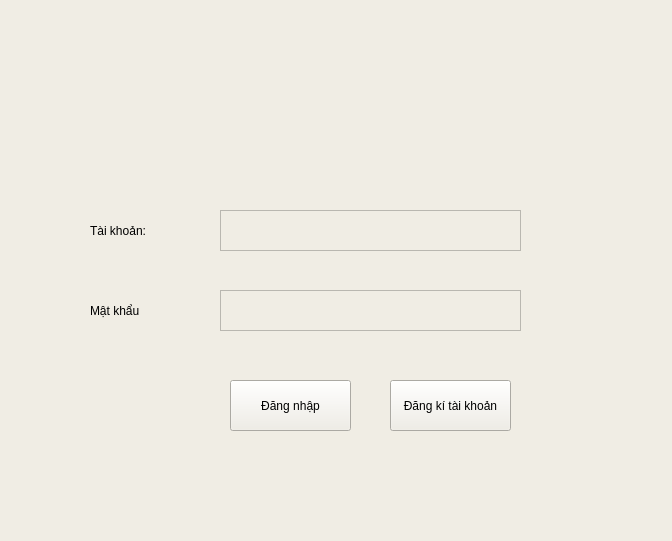
<?xml version="1.0" encoding="UTF-8"?>
<ui version="4.0">
 <class>MainWindow</class>
 <widget class="QMainWindow" name="MainWindow">
  <property name="geometry">
   <rect>
    <x>0</x>
    <y>0</y>
    <width>672</width>
    <height>541</height>
   </rect>
  </property>
  <property name="windowTitle">
   <string>MainWindow</string>
  </property>
  <property name="styleSheet">
   <string notr="true">background-color: #f0ede4;</string>
  </property>
  <widget class="QWidget" name="centralwidget">
   <widget class="QLabel" name="label1">
    <property name="geometry">
     <rect>
      <x>90</x>
      <y>210</y>
      <width>91</width>
      <height>41</height>
     </rect>
    </property>
    <property name="text">
     <string>Tài khoản: </string>
    </property>
   </widget>
   <widget class="QTextEdit" name="textEditTaiKhoan">
    <property name="geometry">
     <rect>
      <x>220</x>
      <y>210</y>
      <width>301</width>
      <height>41</height>
     </rect>
    </property>
    <property name="styleSheet">
     <string notr="true"/>
    </property>
   </widget>
   <widget class="QLabel" name="label2">
    <property name="geometry">
     <rect>
      <x>90</x>
      <y>290</y>
      <width>91</width>
      <height>41</height>
     </rect>
    </property>
    <property name="text">
     <string>Mật khẩu</string>
    </property>
   </widget>
   <widget class="QTextEdit" name="textEditMatKhau">
    <property name="geometry">
     <rect>
      <x>220</x>
      <y>290</y>
      <width>301</width>
      <height>41</height>
     </rect>
    </property>
   </widget>
   <widget class="QPushButton" name="pushButtonDangNhap">
    <property name="geometry">
     <rect>
      <x>230</x>
      <y>380</y>
      <width>121</width>
      <height>51</height>
     </rect>
    </property>
    <property name="text">
     <string>Đăng nhập</string>
    </property>
   </widget>
   <widget class="QLabel" name="label">
    <property name="geometry">
     <rect>
      <x>250</x>
      <y>40</y>
      <width>211</width>
      <height>131</height>
     </rect>
    </property>
    <property name="text">
     <string/>
    </property>
    <property name="pixmap">
     <pixmap>../resources/images/PugLogo.jpeg</pixmap>
    </property>
   </widget>
   <widget class="QPushButton" name="pushButtonDangKi">
    <property name="geometry">
     <rect>
      <x>390</x>
      <y>380</y>
      <width>121</width>
      <height>51</height>
     </rect>
    </property>
    <property name="text">
     <string>Đăng kí tài khoản</string>
    </property>
   </widget>
  </widget>
  <widget class="QMenuBar" name="menubar">
   <property name="geometry">
    <rect>
     <x>0</x>
     <y>0</y>
     <width>672</width>
     <height>26</height>
    </rect>
   </property>
  </widget>
  <widget class="QStatusBar" name="statusbar"/>
 </widget>
 <resources/>
 <connections/>
</ui>
